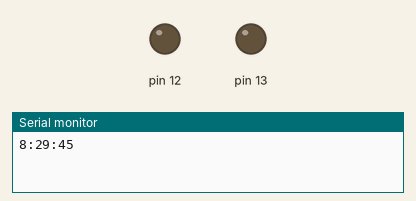
Recording of a sketch running on a simulated Arduino Uno, built with avr-gcc and run on an emulated ATmega328P. On the bench: output pins drawn as LEDs (lit = HIGH), the last lines printed to the serial monitor.

Above: at 0.1 s.
At 10.1 s:
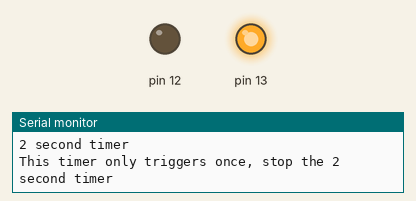
At 39.1 s:
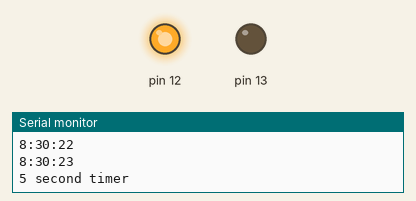
Timing chart, 0 to 40.0 s (numbered marks = the images above):
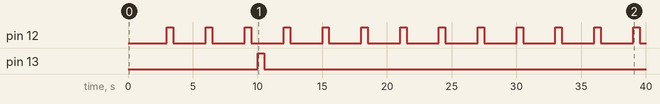

The sketch:

TimeAlarmExample.ino
```cpp
#include <TimeLib.h>
#include <TimeAlarms.h>

AlarmId id;

void setup() {
  Serial.begin(9600);
  while (!Serial) ; // wait for Arduino Serial Monitor

  setTime(8,29,45,1,1,11); // set time to Saturday 8:29:00am Jan 1 2011

  // create the alarms, to triggerś at specific times
  Alarm.alarmRepeat(8,30,0, MorningAlarm);  // 8:30am every day
  Alarm.alarmRepeat(17,45,0,EveningAlarm);  // 5:45pm every day
  Alarm.alarmRepeat(dowSaturday,8,30,30,WeeklyAlarm);  // 8:30:30 every Saturday

  // create timers, to trigger relative to when they're created
  Alarm.timerRepeat(3, Repeats);           // timer for every 15 seconds
  id = Alarm.timerRepeat(2, Repeats2);      // timer for every 2 seconds
  Alarm.timerOnce(10, OnceOnly);            // called once after 10 seconds
  pinMode(12,OUTPUT);
  pinMode(13,OUTPUT);
  digitalWrite(12,LOW);
  digitalWrite(13,LOW);
}

void loop() {
  digitalClockDisplay();
  Alarm.delay(1000); // wait one second between clock display
}

// functions to be called when an alarm triggers:
void MorningAlarm() {
  Serial.println("Alarm: - turn lights off");
}

void EveningAlarm() {
  Serial.println("Alarm: - turn lights on");
}

void WeeklyAlarm() {
  Serial.println("Alarm: - its Monday Morning");
}

void ExplicitAlarm() {
  Serial.println("Alarm: - this triggers only at the given date and time");
}

void Repeats() {
  Serial.println("5 second timer");
  digitalWrite(12,HIGH);
  delay(500);
  digitalWrite(12,LOW);
}

void Repeats2() {
  Serial.println("2 second timer");
}

void OnceOnly() {
  Serial.println("This timer only triggers once, stop the 2 second timer");
  // use Alarm.free() to disable a timer and recycle its memory.
  Alarm.free(id);
  // optional, but safest to "forget" the ID after memory recycled
  id = dtINVALID_ALARM_ID;
  // you can also use Alarm.disable() to turn the timer off, but keep
  //ś it in memory, to turn back on later with Alarm.enable().
  digitalWrite(13,HIGH);
  delay(500);
  digitalWrite(13,LOW);
}

void digitalClockDisplay() {
  // digital clock display of the time
  Serial.print(hour());
  printDigits(minute());
  printDigits(second());
  Serial.println();
}

void printDigits(int digits) {
  Serial.print(":");
  if (digits < 10)
    Serial.print('0');
  Serial.print(digits);
}
```

Measured:
- by itself, pin 12: alternates HIGH for 0.50 s and LOW for 2.5 s
- by itself, pin 13: LOW → HIGH at 10.0 s, → LOW 0.50 s later
